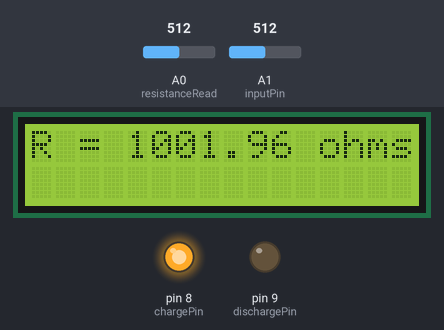
Simulated run of this sketch. Board: Arduino Uno, built with avr-gcc and run on an emulated ATmega328P. Parts: 16×2 character LCD, output pins drawn as LEDs (lit = HIGH). The test bench sets the inputs (shaded band); at power-on: A1 (inputPin) = 512, A0 (resistanceRead) = 512.

Above: at 1.2 s.
1.3 s: A1 (inputPin) set to 630
2.8 s: A1 (inputPin) set to 660
At 3.3 s:
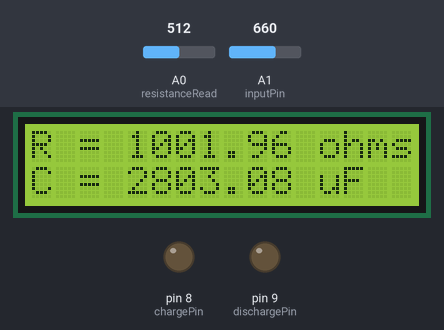
4.3 s: A1 (inputPin) set to 0
At 6.5 s:
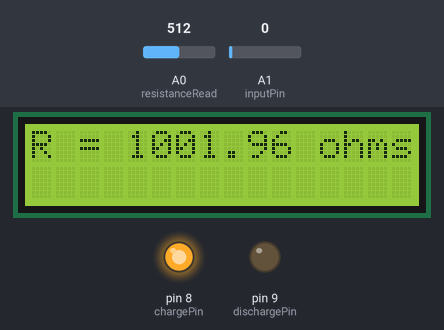
Timing chart, 0 to 8.0 s (numbered marks = the images above; inputs shaded):
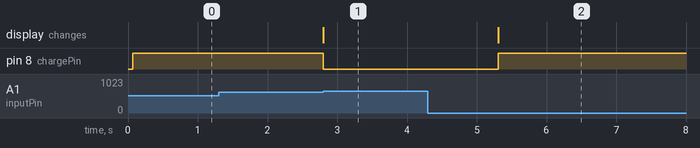

Measured:
- the behaviour switches between 647 and 648 on A1 (inputPin) (found by bisection; images 0 and 1)
- after the input at 1.3 s, every drawn part: stays the same
- after the input at 2.8 s, pin 8 (chargePin): HIGH → LOW at once; the display: changes at once (image 1)
- after the input at 4.3 s, pin 8 (chargePin): LOW → HIGH after 1.0 s; the display: changes after 1.0 s (image 2)

The sketch:

RC-meter.ino
```cpp
// include the library code:
#include <LiquidCrystal.h>

// initialize the library by associating any needed LCD interface pin
// with the arduino pin number it is connected to
const int rs = 7, en = 6, d4 = 2, d5 = 3, d6 = 4, d7 = 5;

// ohm meter

const int resistanceRead = 0;    // A0
float R ;
float Rknown = 1.0;        // int Kohms reference resistance

// Cmeter


const int chargePin = 8, inputPin = 1, dischargePin = 9;

 long t0;
 long t1;

 const float r = 975.0;     // charging resistance value


LiquidCrystal lcd(rs, en, d4, d5, d6, d7);
#define float double

void setup() {
  // set up the LCD's number of columns and rows:
  lcd.begin(16, 2);
  // Print a message to the LCD.

  pinMode(chargePin, OUTPUT);
  digitalWrite(chargePin, LOW);
}

void loop() {


  //resistance

  int raw = analogRead(resistanceRead);
  float Vout = float(raw) * 5.0 / 1023.0;
  float Vratio = 5.0 / Vout;
  R = Rknown / (Vratio - 1.0);

  lcd.clear();
  lcd.setCursor(0,0);
  lcd.print("R = ");
  if(int(R) > 1) {
    lcd.print(R);
    lcd.print(" Kohms");
  } else {
    lcd.print(R * 1000);
    lcd.print(" ohms");
  }


  // capacitance

  digitalWrite(chargePin, HIGH);
  t0 = millis();

  while(analogRead(inputPin) < 648) {

  }

  t1 = millis();

   int T = t1 - t0;

  // print

  float C = (float)T * 1000.0f / r;     // in uF
  lcd.setCursor(0, 1);
  lcd.print("C = ");
  lcd.print(C);
  lcd.print(" uF");

//Serial.println(C);
//Serial.println(r);
//Serial.println(T);


  // discharge the capacitor

  digitalWrite(chargePin, LOW);

  pinMode(dischargePin, OUTPUT);
  digitalWrite(dischargePin, LOW);

  while(analogRead(inputPin) > 0) {

  }

  pinMode(dischargePin, INPUT);


   delay(1000);


}
```
